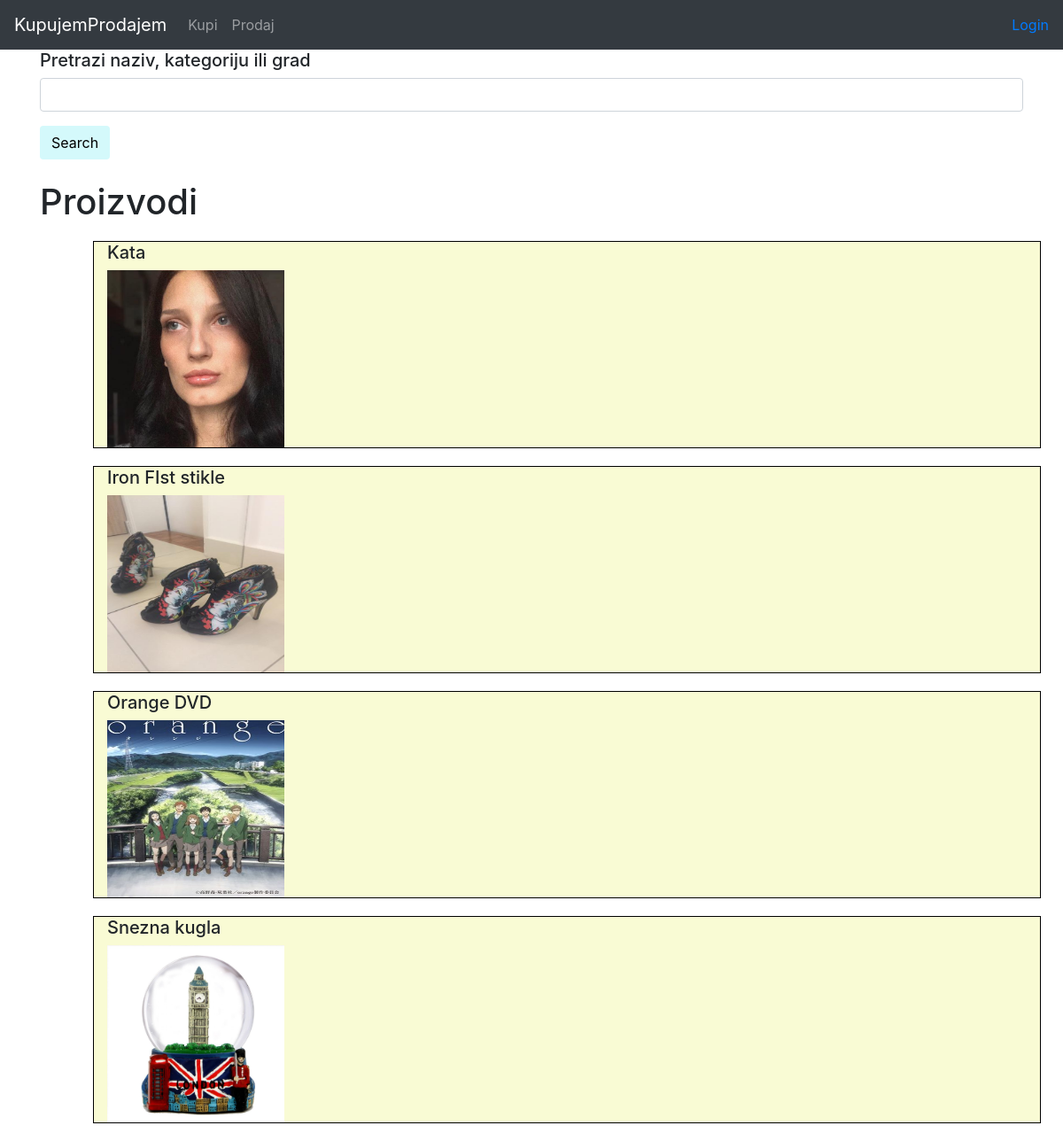
Page /stvar/index on the earlier database version.
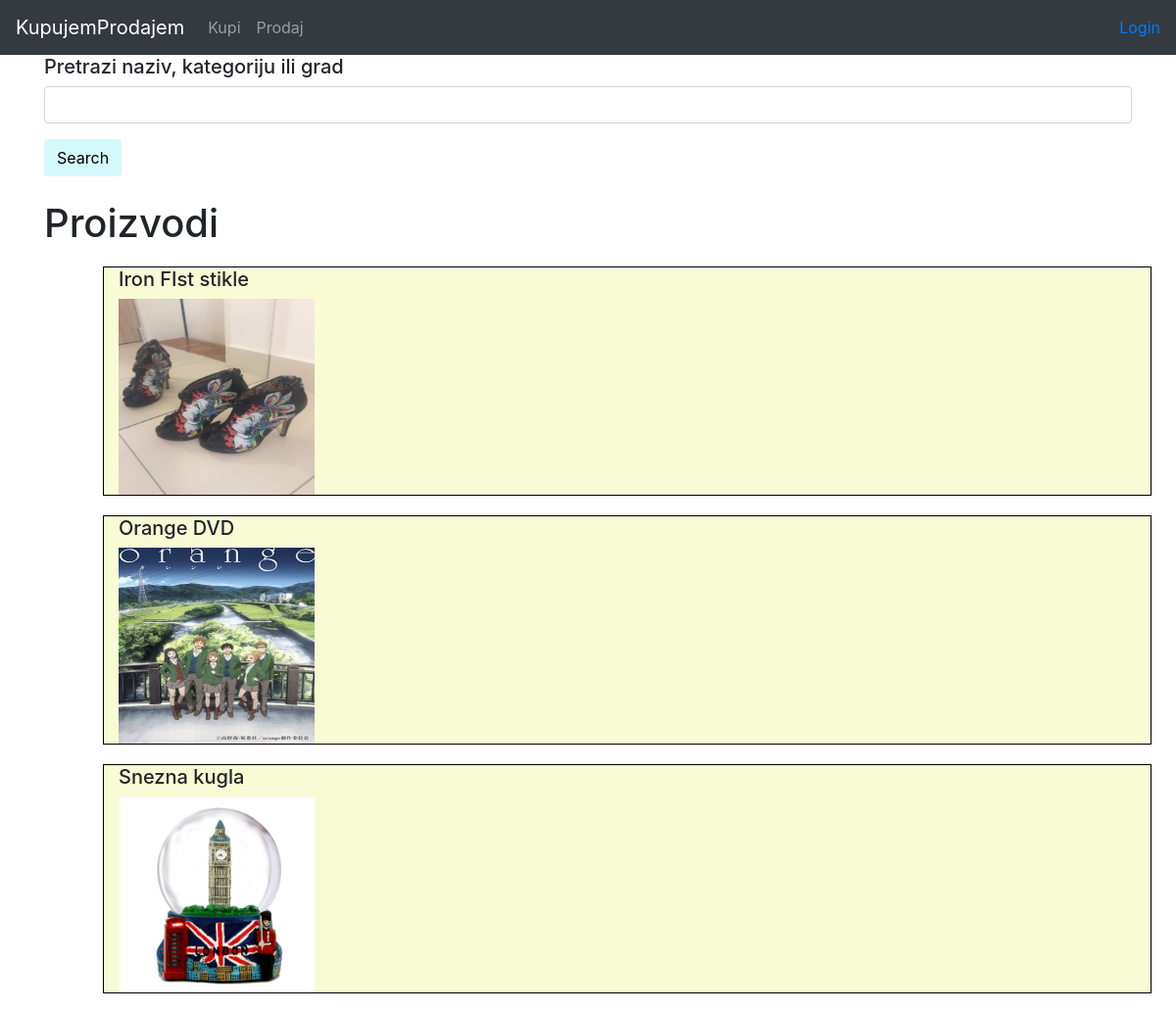
Same page on the later database version.
### stvar/models.py (models this page shows, shortened)
class Stvar(models.Model):
    ime = models.CharField(max_length=250)
    cena = models.PositiveIntegerField()
    opis = models.CharField(max_length=5000)
    kategorija = models.CharField(max_length=50)
    slika = models.FileField(blank=True)
    grad = models.CharField(max_length=30)
    telefon = models.PositiveIntegerField()
    korisnik = models.ForeignKey(User, on_delete=models.CASCADE)

### stvar/views.py (the view, shortened to what this page needs)
# urls.py: path('index', views.index, name='index'),
def index(request):
    strana = True
    sveStvari = Stvar.objects.exclude(korisnik=request.user.id)
    query = request.GET.get("q")
    context = {
        'stvari' : sveStvari,
        "strana": strana
    }
    return render(request, 'stvar/index.html', context)

### stvar/templates/stvar/index.html
{% extends "stvar/base.html" %}
{% block content %}
<h5>Pretrazi naziv, kategoriju ili grad</h5>
    <form role="search" method="get" action="{% url 'stvar:index' %}">
        <div class="form-group">
            <input type="text" class="form-control" name="q" value="{{ request.GET.q }}">
        </div>
        <button type="submit" class="btn btn-default"style="background-color:#D4F9FB">Search</button>
    </form>
<br>
<h1>Proizvodi</h1>
    <ul>
        {% for stvar in stvari %}
        <div onclick="location.href='detalji_kupi/{{stvar.id}}'" class="container-fluid" style="cursor:pointer; border:solid black 1px; margin:20px; background-color:#F9FBD4">
            <li style="list-style-type:none"><h5>{{stvar.ime}}</h5></li>
            <img src="{{stvar.slika.url}}" width="200" height="200" alt="img">
        </div>
        {% endfor %}
    </ul>
{% endblock content %}

### stvar/templates/stvar/base.html (shortened to what this page needs)
<!DOCTYPE html>
<html lang="en">
<head>
    <link rel="stylesheet" href="https://maxcdn.bootstrapcdn.com/bootstrap/4.0.0/css/bootstrap.min.css">
</head>
<body>
<nav class="navbar navbar-expand-md navbar-dark bg-dark fixed-top">
      <a class="navbar-brand" href="#">KupujemProdajem</a>
      <div class="collapse navbar-collapse" id="navbarsExampleDefault">
        <ul class="navbar-nav mr-auto">
            {% if strana %}
          <li class="nav-item">
            <a class="nav-link" href="{% url 'stvar:index' %}">Kupi <span class="sr-only">(current)</span></a>
          </li>
            {%else%}
            <li class="nav-item">
            <a class="nav-link" href="{% url 'stvar:index' %}">Kupi <span class="sr-only">(current)</span></a>
          </li>
            {% endif %}
          {% if user.is_authenticated %}
            {% if strana %}
            <li class="nav-item">
            <a class="nav-link" href="{% url 'stvar:prodaj' %}">Prodaj</a>
            </li>
            {% else %}
            <li class="nav-item active">
            <a class="nav-link" href="{% url 'stvar:prodaj' %}">Prodaj</a>
            </li>
            {% endif %}
          {% else %}
            {% if strana %}
            <li class="nav-item">
            <a class="nav-link" href="{% url 'stvar:login' %}">Prodaj</a>
            </li>
            {% else %}
            <li class="nav-item active">
            <a class="nav-link" href="{% url 'stvar:login' %}">Prodaj</a>
            </li>
            {% endif %}
          {% endif %}
        </ul>
          <ul class="navbar-nav navbar-right">
            {% if user.is_authenticated %}
            <li><a href="/stvar/logout">Logout</a></li>
          {% else %}
            <li><a href="/stvar/login">Login</a></li>
          {% endif %}
          </ul>
      </div>
    </nav>
    <h1>Baza</h1>
    <div class="container">
        {% block content %}{% endblock %}
    </div>
</body>
</html>

Differences in the rows shown:
removed Stvar: ime "Kata", slika (picture)
